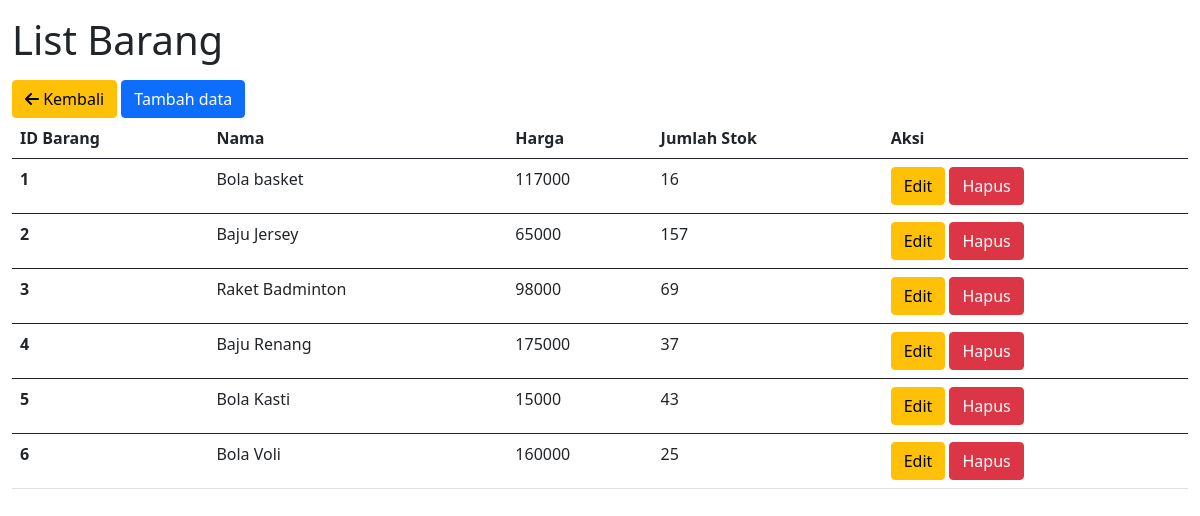
Screenshot of /barang.php with the database file from the repository.
### tables this page shows
CREATE TABLE `barang` (
  `id_barang` int(11) NOT NULL,
  `nama` varchar(100) NOT NULL,
  `harga` int(11) NOT NULL,
  `jumlah` int(11) NOT NULL
);

### barang.php (the view, shortened to what this page needs)
<?php
include 'config.php';
$view = $conn->query("Select * from barang");
?>
<!DOCTYPE html>
<html lang="en">
<head>
    <link rel="stylesheet" href="https://cdnjs.cloudflare.com/ajax/libs/font-awesome/6.5.1/css/all.min.css" />
    <link href="https://cdn.jsdelivr.net/npm/bootstrap@5.0.2/dist/css/bootstrap.min.css" rel="stylesheet">
</head>
<body>
    <div class="container-fluid">
        <h1 class="mb-3 mt-3">List Barang</h1>
        <a href="/kasir/index.php" class="btn btn-warning g-4"><i class="fa-solid fa-arrow-left"></i> Kembali</a>
        <a href="/kasir/barang_add.php" class="btn btn-primary">Tambah data</a>
        <table class="table">
            <thead>
                <tr>
                    <th scope="col">ID Barang</th>
                    <th scope="col">Nama</th>
                    <th scope="col">Harga</th>
                    <th scope="col">Jumlah Stok</th>
                    <th scope="col">Aksi</th>
                </tr>
            </thead>
            <?php
            while ($row = $view->fetch_array()) {
            ?>
                <tbody>
                    <tr>
                        <th scope="row"><?= $row['id_barang'] ?></th>
                        <td><?= $row['nama'] ?></td>
                        <td><?= $row['harga'] ?></td>
                        <td><?= $row['jumlah'] ?></td>
                        <td>
                            <a href="/kasir/barang_edit.php?id=<?= $row['id_barang'] ?>" class="btn btn-warning">Edit</a>
                            <a href="/kasir/barang_hapus.php?id=<?= $row['id_barang'] ?>" class="btn btn-danger" onclick="return confirm('Apakah anda yakin?')">Hapus</a>
                        </td>
                    </tr>
                </tbody>
            <?php } ?>
        </table>
    </div>
</body>
</html>

### rows the page displays
barang: id_barang "1", nama "Bola basket", harga "117000", jumlah "16"
barang: id_barang "2", nama "Baju Jersey", harga "65000", jumlah "157"
barang: id_barang "3", nama "Raket Badminton", harga "98000", jumlah "69"
barang: id_barang "4", nama "Baju Renang", harga "175000", jumlah "37"
barang: id_barang "5", nama "Bola Kasti", harga "15000", jumlah "43"
barang: id_barang "6", nama "Bola Voli", harga "160000", jumlah "25"
